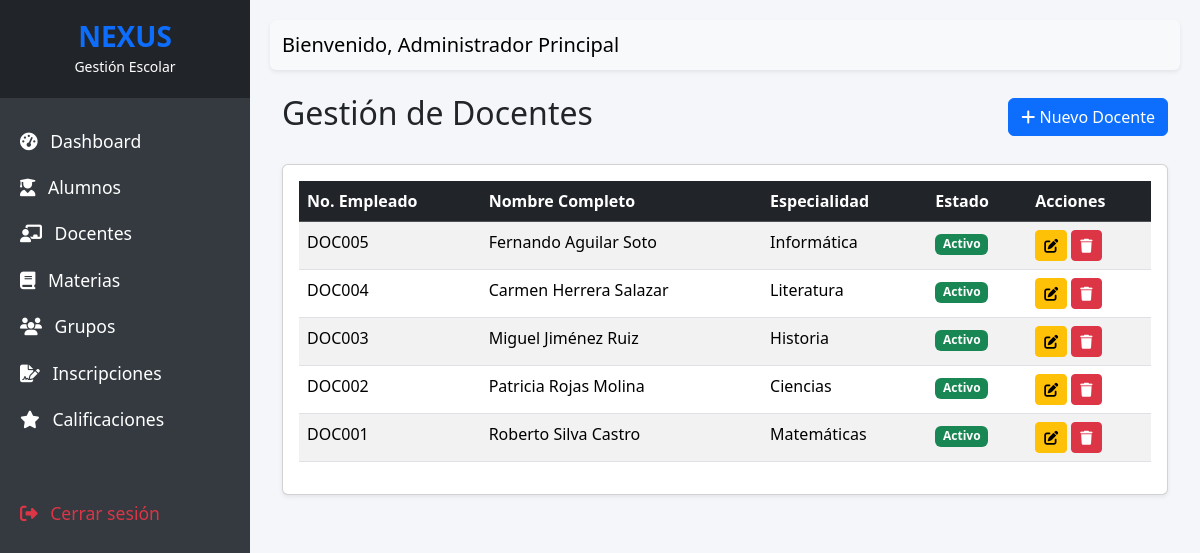
The page /app/docentes/ (signed in) on the database its author committed.
### tables this page shows
CREATE TABLE `docentes` (
  `id` int(11) NOT NULL AUTO_INCREMENT,
  `numero_empleado` varchar(20) NOT NULL,
  `nombre` varchar(50) NOT NULL,
  `apellido_paterno` varchar(50) NOT NULL,
  `apellido_materno` varchar(50) NOT NULL,
  `correo` varchar(100) DEFAULT NULL,
  `telefono` varchar(20) DEFAULT NULL,
  `especialidad` varchar(100) NOT NULL,
  `estado` varchar(20) NOT NULL DEFAULT 'Activo',
  PRIMARY KEY (`id`),
  UNIQUE KEY `numero_empleado` (`numero_empleado`)
);

### app/docentes/index.php (the view)
<?php
require_once '../config/database.php';
require_once '../includes/header.php';
$stmt = $pdo->query("SELECT * FROM docentes ORDER BY id DESC");
$docentes = $stmt->fetchAll();
?>
<div class="container-fluid">
    <div class="d-flex justify-content-between align-items-center mb-4">
        <h2>Gestión de Docentes</h2>
        <a href="crear.php" class="btn btn-primary"><i class="fas fa-plus"></i> Nuevo Docente</a>
    </div>
    <div class="card shadow-sm">
        <div class="card-body">
            <div class="table-responsive">
                <table class="table table-striped table-hover">
                    <thead class="table-dark">
                        <tr>
                            <th>No. Empleado</th>
                            <th>Nombre Completo</th>
                            <th>Especialidad</th>
                            <th>Estado</th>
                            <th>Acciones</th>
                        </tr>
                    </thead>
                    <tbody>
                        <?php foreach($docentes as $docente): ?>
                        <tr>
                            <td><?php echo htmlspecialchars($docente->numero_empleado); ?></td>
                            <td><?php echo htmlspecialchars($docente->nombre . ' ' . $docente->apellido_paterno . ' ' . $docente->apellido_materno); ?></td>
                            <td><?php echo htmlspecialchars($docente->especialidad); ?></td>
                            <td>
                                <?php if($docente->estado == 'Activo'): ?>
                                    <span class="badge bg-success">Activo</span>
                                <?php else: ?>
                                    <span class="badge bg-danger">Inactivo</span>
                                <?php endif; ?>
                            </td>
                            <td>
                                <a href="editar.php?id=<?php echo $docente->id; ?>" class="btn btn-warning btn-sm" title="Editar"><i class="fas fa-edit"></i></a>
                                <a href="eliminar.php?id=<?php echo $docente->id; ?>" class="btn btn-danger btn-sm" title="Eliminar"><i class="fas fa-trash"></i></a>
                            </td>
                        </tr>
                        <?php endforeach; ?>
                    </tbody>
                </table>
            </div>
        </div>
    </div>
</div>
<?php require_once '../includes/footer.php'; ?>

### app/assets/css/style.css (style rules this page uses)
body { font-family: 'Segoe UI', Tahoma, Geneva, Verdana, sans-serif; background-color: #f4f6f9; }

### rows shown on the page
docentes: numero_empleado "DOC005", nombre+apellido_paterno+apellido_materno "Fernando Aguilar Soto", especialidad "Informática", estado "Activo"
docentes: numero_empleado "DOC004", nombre+apellido_paterno+apellido_materno "Carmen Herrera Salazar", especialidad "Literatura", estado "Activo"
docentes: numero_empleado "DOC003", nombre+apellido_paterno+apellido_materno "Miguel Jiménez Ruiz", especialidad "Historia", estado "Activo"
docentes: numero_empleado "DOC002", nombre+apellido_paterno+apellido_materno "Patricia Rojas Molina", especialidad "Ciencias", estado "Activo"
docentes: numero_empleado "DOC001", nombre+apellido_paterno+apellido_materno "Roberto Silva Castro", especialidad "Matemáticas", estado "Activo"

### other values the page prints
$_SESSION['usuario_nombre'] "Administrador Principal"
